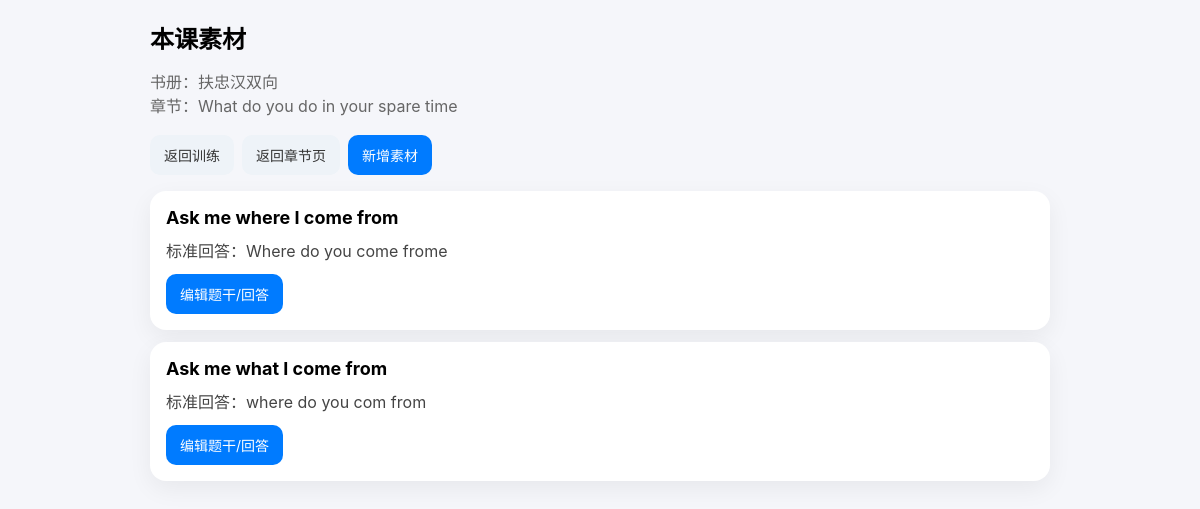
Page /lesson/4/questions/ (signed in) on the earlier database version.
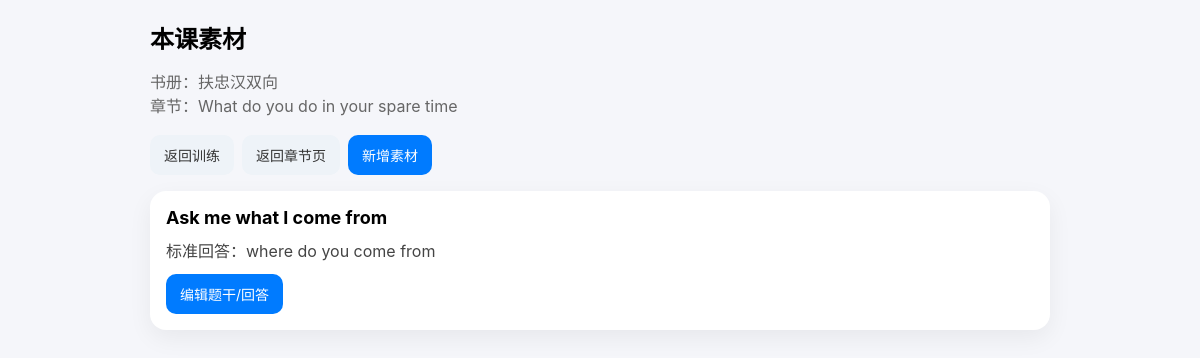
Same page on the later database version.
### app/train/models.py (models this page shows, shortened)
class Book(models.Model):
    owner = models.ForeignKey(User, on_delete=models.CASCADE)
    title = models.CharField(max_length=200)
    description = models.TextField(blank=True)

class Lesson(models.Model):
    book = models.ForeignKey(Book, on_delete=models.CASCADE)
    title = models.CharField(max_length=200)
    order = models.IntegerField(default=0)
    class Meta:
        ordering = ["order", "id"]

class Question(models.Model):
    lesson = models.ForeignKey(
        Lesson,
        on_delete=models.CASCADE,
        null=True,
        blank=True
    )
    prompt_text = models.TextField()
    answer_text = models.TextField()
    audio_url = models.URLField(blank=True, null=True)

### app/train/views/train_views.py (the view)
# urls.py: path("lesson/<int:lesson_id>/questions/", lesson_question_list, name="lesson-question-list"),
@login_required
def lesson_question_list(request, lesson_id):
    lesson = get_object_or_404(
        Lesson,
        id=lesson_id,
        book__owner=request.user
    )
    questions = Question.objects.filter(
        lesson=lesson
    ).order_by("id")
    return render(request, "train/question_list.html", {
        "lesson": lesson,
        "book": lesson.book,
        "questions": questions,
    })

### app/train/templates/train/question_list.html (shortened to what this page needs)
<!DOCTYPE html>
<html lang="zh-CN">
<head>
</head>
<body>
    <div class="page">
        <div class="header">本课素材</div>
        <div class="sub">
            书册：{{ book.title }}<br>
            章节：{{ lesson.title }}
        </div>
        <div class="actions" style="margin-bottom:16px;">
            <a class="btn btn-secondary" href="/lesson/{{ lesson.id }}/">返回训练</a>
            <a class="btn btn-secondary" href="/book/{{ book.id }}/">返回章节页</a>
            <a class="btn btn-primary" href="/builder/">新增素材</a>
        </div>
        {% for q in questions %}
            <div class="card">
                <div class="prompt">{{ q.prompt_text|default:"（无题干）" }}</div>
                <div class="answer">标准回答：{{ q.answer_text|default:"（无答案）" }}</div>
                <div class="actions">
                    <a class="btn btn-primary" href="/question/{{ q.id }}/edit/?next=/lesson/{{ lesson.id }}/questions/">
                        编辑题干/回答
                    </a>
                </div>
            </div>
        {% empty %}
            <div class="card">
                本课还没有素材。
            </div>
        {% endfor %}
    </div>
</body>
</html>

### app/train/templates/train/question_list.html (style rules this page uses)
body { margin: 0; background: #f5f6fa; font-family: -apple-system, BlinkMacSystemFont, "Segoe UI", Roboto, sans-serif; }
.page { max-width: 900px; margin: 0 auto; padding: 20px 12px 40px; }
.header { font-size: 24px; font-weight: bold; margin-bottom: 14px; }
.sub { color: #666; margin-bottom: 18px; }
.card { background: white; border-radius: 16px; padding: 16px; box-shadow: 0 8px 24px rgba(0,0,0,0.06); margin-bottom: 12px; }
.prompt { font-size: 18px; font-weight: bold; margin-bottom: 10px; white-space: pre-wrap; word-break: break-word; }
.answer { color: #444; white-space: pre-wrap; word-break: break-word; margin-bottom: 12px; }
.actions { display: flex; gap: 8px; flex-wrap: wrap; }
.btn { display: inline-block; text-decoration: none; border: none; border-radius: 10px; padding: 10px 14px; font-size: 14px; cursor: pointer; }
.btn-primary { background: #007bff; color: white; }
.btn-secondary { background: #eef3f8; color: #333; }

Differences in the rows shown:
removed Question: prompt_text "Ask me where I come from", answer_text "Where do you come frome"
changed Question "Ask me what I come from": answer_text "where do you com from" → "where do you come from"
